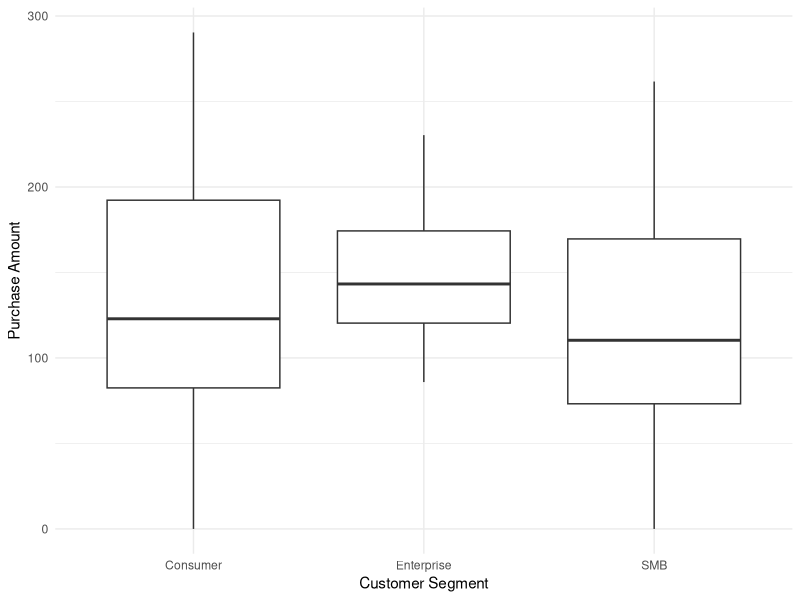
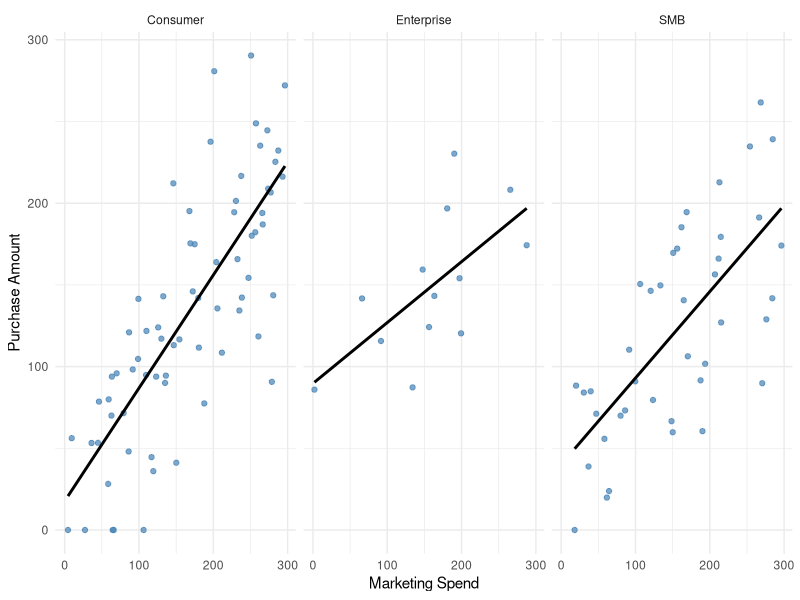
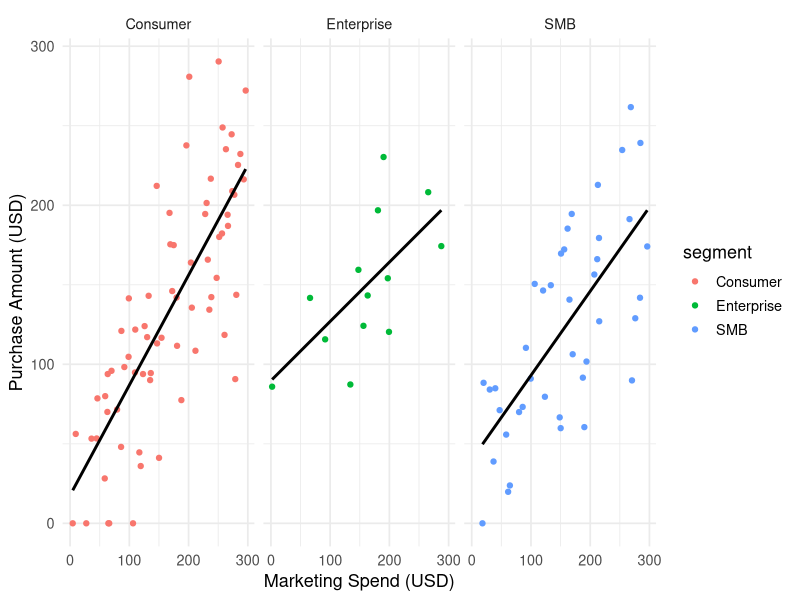

Write R code to recreate these figures, in order.
## ---- chunk 1

library(tidyverse)
library(lubridate)
library(knitr)
library(kableExtra) 
library(scales) 

## ---- chunk 2
#| label: loading-data

raw_data <- read_csv("data/marketing_data.csv")

## ---- chunk 3
str(raw_data)
## ---- chunk 4
#| label: data-cleaning

cleaned_data <- raw_data |>
  
  mutate(
    signup_date = parse_date_time(
      signup_date,
      orders = c("ymd", "dmy", "mdy"),
      quiet = TRUE
    )
  ) |>
  
  select(-notes) |>
  
  drop_na()

## ---- chunk 5


num_obs  <- nrow (cleaned_data)
num_vars <- ncol (cleaned_data)


## ---- chunk 6
#| label: table-summary
#| tbl-cap: "Campaign Summary"

summary_table <- cleaned_data |> 
  group_by(segment) |> 
  summarise(
    n = n(),
    avg_spend = mean(marketing_spend),
    avg_purchase = mean(purchase_amount),
    avg_visits = mean(visits)
  )

kable(
  summary_table, 
  digits = 2,
  col.names = c("Customer Segment", "Total Customers", "Average Spend", "Average Purchase", "Average Visits")
)
## ---- chunk 7
#| label: fig-purchase-segment
#| fig-cap: "Distribution of purchase amounts across customer segments"

ggplot(cleaned_data, 
       aes(x = segment, y = purchase_amount)) +
  geom_boxplot() +
  labs(
    x = "Customer Segment",
    y = "Purchase Amount"
  ) +
  theme_minimal()
## ---- chunk 8
#| label: fig-segment-relationship
#| fig-cap: "Relationship between marketing spend and purchase amount across customer segments"

ggplot(cleaned_data, aes(x = marketing_spend, y = purchase_amount)) +
  geom_point(alpha = 0.7, color = "steelblue") +
  geom_smooth(method = "lm", se = FALSE, color = "black") +
  facet_wrap(~ segment) +
  labs(
    x = "Marketing Spend",
    y = "Purchase Amount"
  ) +
  theme_minimal()
## ---- chunk 9
#| label: fig-facet
#| fig-cap: "Scatter plots of marketing spend versus purchase amount, split by customer segment"
#| fig-width: 8
#| fig-height: 4

ggplot(cleaned_data,
       aes(x = marketing_spend, y = purchase_amount, colour = segment)) +
  geom_point() +
  geom_smooth(method = "lm", se = FALSE, colour = "black") +
  facet_wrap(~ segment) +
  labs(
    x = "Marketing Spend (USD)",
    y = "Purchase Amount (USD)"
  ) +
  theme_minimal(base_size = 13)

## ---- chunk 10
# model-marketing-spend

model <- lm(purchase_amount ~ marketing_spend, data = cleaned_data)
summary(model)
